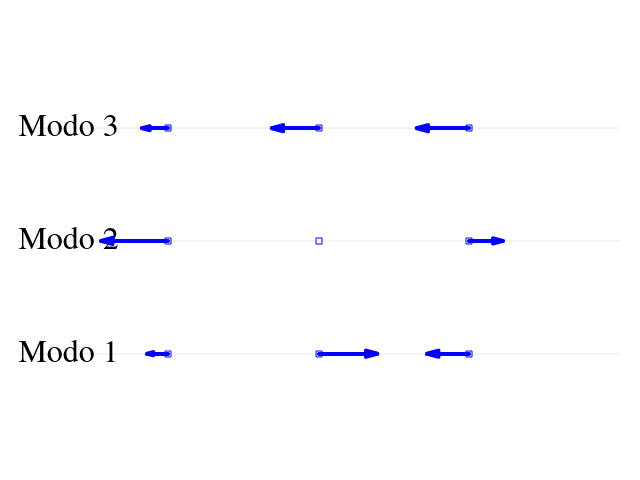

The gnuplot source for this figure:
unset border
unset xtics
unset ytics
set xrange [0:8]
set yrange [0:2]
set key off
set label "Modo 1" at 0,0.52 font "Times, 24"
set label "Modo 2" at 0,1.02 font "Times, 24"
set label "Modo 3" at 0,1.52 font "Times, 24"
plot 0.5 lc rgb "black" lw 0.1, 1.0 lc rgb "black" lw 0.1, 1.5 lc rgb "black" lw 0.1, "modos.dat" u 1:2:3:(0) with vectors lc rgb "blue" lw 4, "modos.dat" u 1:2 pt 4 ps 1 lc rgb "blue" 

pause -1
